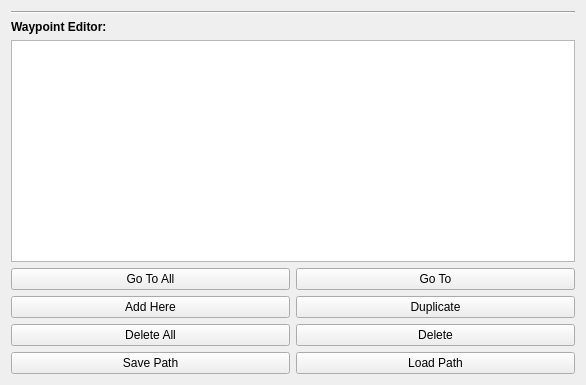
<?xml version="1.0" encoding="UTF-8"?>
<ui version="4.0">
 <class>Form</class>
 <widget class="QWidget" name="Form">
  <property name="geometry">
   <rect>
    <x>0</x>
    <y>0</y>
    <width>586</width>
    <height>385</height>
   </rect>
  </property>
  <property name="windowTitle">
   <string>Form</string>
  </property>
  <layout class="QHBoxLayout" name="horizontalLayout_5">
   <item>
    <layout class="QVBoxLayout" name="verticalLayout_3">
     <item>
      <widget class="Line" name="line">
       <property name="orientation">
        <enum>Qt::Horizontal</enum>
       </property>
      </widget>
     </item>
     <item>
      <widget class="QLabel" name="label">
       <property name="font">
        <font>
         <weight>75</weight>
         <bold>true</bold>
        </font>
       </property>
       <property name="text">
        <string>Waypoint Editor:</string>
       </property>
      </widget>
     </item>
     <item>
      <widget class="QListWidget" name="waypointList"/>
     </item>
     <item>
      <layout class="QVBoxLayout" name="verticalLayout_2">
       <item>
        <layout class="QHBoxLayout" name="horizontalLayout">
         <item>
          <widget class="QPushButton" name="goToAllButton">
           <property name="text">
            <string>Go To All</string>
           </property>
          </widget>
         </item>
         <item>
          <widget class="QPushButton" name="goToButton">
           <property name="text">
            <string>Go To</string>
           </property>
          </widget>
         </item>
        </layout>
       </item>
       <item>
        <layout class="QHBoxLayout" name="horizontalLayout_4">
         <item>
          <widget class="QPushButton" name="addButton">
           <property name="text">
            <string>Add Here</string>
           </property>
          </widget>
         </item>
         <item>
          <widget class="QPushButton" name="duplicateButton">
           <property name="text">
            <string>Duplicate</string>
           </property>
          </widget>
         </item>
        </layout>
       </item>
       <item>
        <layout class="QHBoxLayout" name="horizontalLayout_3">
         <item>
          <widget class="QPushButton" name="deleteAllButton">
           <property name="text">
            <string>Delete All</string>
           </property>
          </widget>
         </item>
         <item>
          <widget class="QPushButton" name="deleteButton">
           <property name="text">
            <string>Delete</string>
           </property>
          </widget>
         </item>
        </layout>
       </item>
       <item>
        <layout class="QHBoxLayout" name="horizontalLayout_2">
         <item>
          <widget class="QPushButton" name="saveButton">
           <property name="text">
            <string>Save Path</string>
           </property>
          </widget>
         </item>
         <item>
          <widget class="QPushButton" name="loadButton">
           <property name="text">
            <string>Load Path</string>
           </property>
          </widget>
         </item>
        </layout>
       </item>
      </layout>
     </item>
    </layout>
   </item>
  </layout>
 </widget>
 <resources/>
 <connections/>
</ui>
